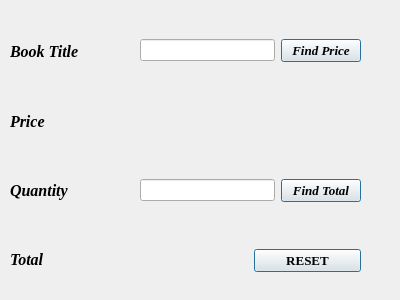
<?xml version="1.0" encoding="UTF-8"?>
<ui version="4.0">
 <class>Form</class>
 <widget class="QWidget" name="Form">
  <property name="geometry">
   <rect>
    <x>0</x>
    <y>0</y>
    <width>400</width>
    <height>300</height>
   </rect>
  </property>
  <property name="windowTitle">
   <string>Form</string>
  </property>
  <widget class="QWidget" name="horizontalLayoutWidget">
   <property name="geometry">
    <rect>
     <x>140</x>
     <y>20</y>
     <width>221</width>
     <height>61</height>
    </rect>
   </property>
   <layout class="QHBoxLayout" name="horizontalLayout">
    <item>
     <widget class="QLineEdit" name="txttitle"/>
    </item>
    <item>
     <widget class="QPushButton" name="btnprice">
      <property name="font">
       <font>
        <family>Times New Roman</family>
        <pointsize>10</pointsize>
        <weight>75</weight>
        <italic>true</italic>
        <bold>true</bold>
       </font>
      </property>
      <property name="text">
       <string>Find Price</string>
      </property>
      <property name="autoDefault">
       <bool>false</bool>
      </property>
      <property name="default">
       <bool>true</bool>
      </property>
      <property name="flat">
       <bool>false</bool>
      </property>
     </widget>
    </item>
   </layout>
  </widget>
  <widget class="QWidget" name="verticalLayoutWidget">
   <property name="geometry">
    <rect>
     <x>10</x>
     <y>20</y>
     <width>111</width>
     <height>271</height>
    </rect>
   </property>
   <layout class="QVBoxLayout" name="verticalLayout">
    <item>
     <widget class="QLabel" name="label_2">
      <property name="font">
       <font>
        <family>Times New Roman</family>
        <pointsize>12</pointsize>
        <weight>75</weight>
        <italic>true</italic>
        <bold>true</bold>
       </font>
      </property>
      <property name="text">
       <string>Book Title</string>
      </property>
     </widget>
    </item>
    <item>
     <widget class="QLabel" name="label_3">
      <property name="font">
       <font>
        <family>Times New Roman</family>
        <pointsize>12</pointsize>
        <weight>75</weight>
        <italic>true</italic>
        <bold>true</bold>
       </font>
      </property>
      <property name="text">
       <string>Price</string>
      </property>
     </widget>
    </item>
    <item>
     <widget class="QLabel" name="label_4">
      <property name="font">
       <font>
        <family>Times New Roman</family>
        <pointsize>12</pointsize>
        <weight>75</weight>
        <italic>true</italic>
        <bold>true</bold>
       </font>
      </property>
      <property name="text">
       <string>Quantity</string>
      </property>
     </widget>
    </item>
    <item>
     <widget class="QLabel" name="label">
      <property name="font">
       <font>
        <family>Times New Roman</family>
        <pointsize>12</pointsize>
        <weight>75</weight>
        <italic>true</italic>
        <bold>true</bold>
       </font>
      </property>
      <property name="text">
       <string>Total</string>
      </property>
     </widget>
    </item>
   </layout>
  </widget>
  <widget class="QWidget" name="horizontalLayoutWidget_2">
   <property name="geometry">
    <rect>
     <x>140</x>
     <y>100</y>
     <width>221</width>
     <height>41</height>
    </rect>
   </property>
   <layout class="QHBoxLayout" name="horizontalLayout_2">
    <item>
     <widget class="QLabel" name="lblprice">
      <property name="text">
       <string/>
      </property>
     </widget>
    </item>
   </layout>
  </widget>
  <widget class="QWidget" name="horizontalLayoutWidget_3">
   <property name="geometry">
    <rect>
     <x>140</x>
     <y>170</y>
     <width>221</width>
     <height>41</height>
    </rect>
   </property>
   <layout class="QHBoxLayout" name="horizontalLayout_3">
    <item>
     <widget class="QLineEdit" name="txtqty"/>
    </item>
    <item>
     <widget class="QPushButton" name="btntotal">
      <property name="font">
       <font>
        <family>Times New Roman</family>
        <pointsize>10</pointsize>
        <weight>75</weight>
        <italic>true</italic>
        <bold>true</bold>
       </font>
      </property>
      <property name="text">
       <string>Find Total</string>
      </property>
      <property name="autoDefault">
       <bool>false</bool>
      </property>
      <property name="default">
       <bool>true</bool>
      </property>
      <property name="flat">
       <bool>false</bool>
      </property>
     </widget>
    </item>
   </layout>
  </widget>
  <widget class="QWidget" name="horizontalLayoutWidget_4">
   <property name="geometry">
    <rect>
     <x>140</x>
     <y>240</y>
     <width>221</width>
     <height>41</height>
    </rect>
   </property>
   <layout class="QHBoxLayout" name="horizontalLayout_4">
    <item>
     <widget class="QLabel" name="lbltotal">
      <property name="text">
       <string/>
      </property>
     </widget>
    </item>
    <item>
     <widget class="QPushButton" name="btnreset">
      <property name="font">
       <font>
        <family>Times New Roman</family>
        <pointsize>10</pointsize>
        <weight>75</weight>
        <bold>true</bold>
       </font>
      </property>
      <property name="text">
       <string>RESET</string>
      </property>
      <property name="default">
       <bool>true</bool>
      </property>
     </widget>
    </item>
   </layout>
  </widget>
 </widget>
 <resources/>
 <connections>
  <connection>
   <sender>btnreset</sender>
   <signal>clicked()</signal>
   <receiver>txtqty</receiver>
   <slot>clear()</slot>
   <hints>
    <hint type="sourcelabel">
     <x>303</x>
     <y>256</y>
    </hint>
    <hint type="destinationlabel">
     <x>167</x>
     <y>197</y>
    </hint>
   </hints>
  </connection>
  <connection>
   <sender>btnreset</sender>
   <signal>clicked()</signal>
   <receiver>lblprice</receiver>
   <slot>clear()</slot>
   <hints>
    <hint type="sourcelabel">
     <x>276</x>
     <y>262</y>
    </hint>
    <hint type="destinationlabel">
     <x>197</x>
     <y>102</y>
    </hint>
   </hints>
  </connection>
  <connection>
   <sender>btnreset</sender>
   <signal>clicked()</signal>
   <receiver>lbltotal</receiver>
   <slot>clear()</slot>
   <hints>
    <hint type="sourcelabel">
     <x>303</x>
     <y>258</y>
    </hint>
    <hint type="destinationlabel">
     <x>179</x>
     <y>265</y>
    </hint>
   </hints>
  </connection>
  <connection>
   <sender>btnreset</sender>
   <signal>clicked()</signal>
   <receiver>txttitle</receiver>
   <slot>clear()</slot>
   <hints>
    <hint type="sourcelabel">
     <x>324</x>
     <y>257</y>
    </hint>
    <hint type="destinationlabel">
     <x>219</x>
     <y>42</y>
    </hint>
   </hints>
  </connection>
 </connections>
</ui>
